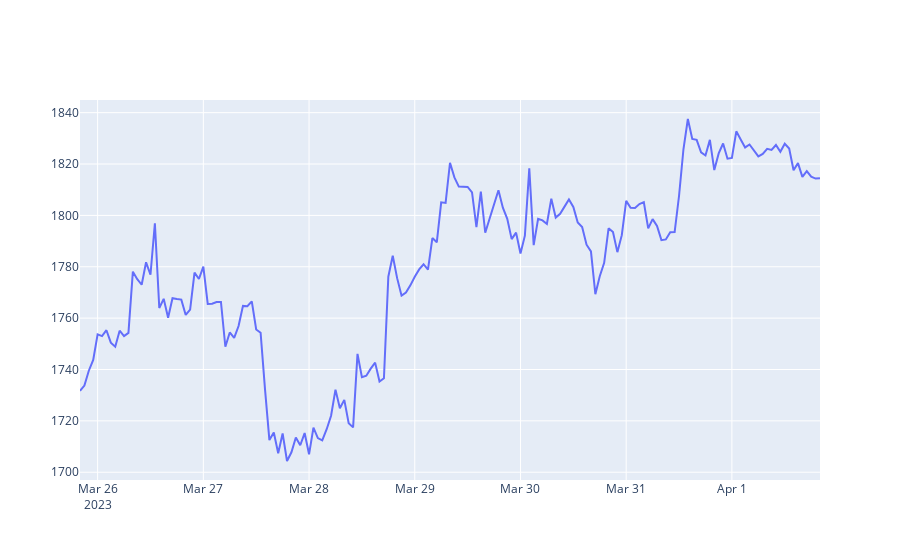
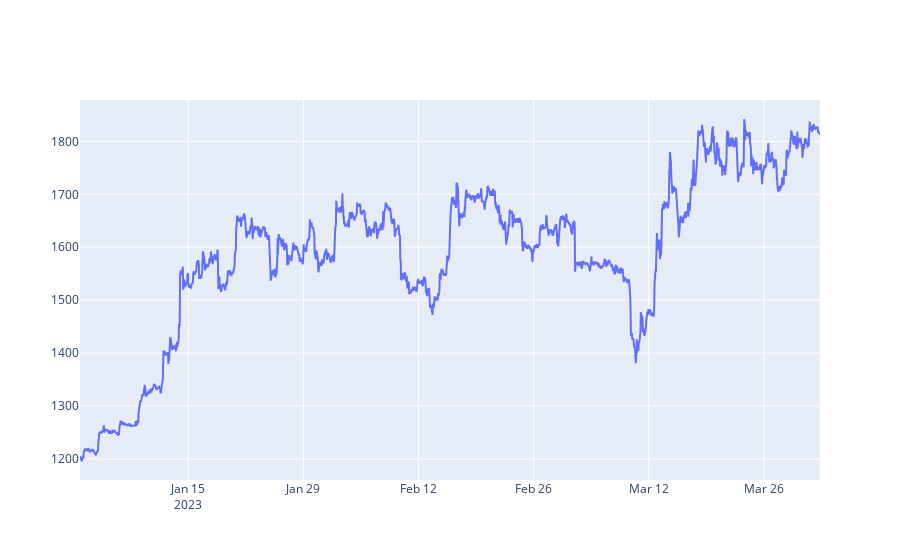

Notebook code for these charts, in order:
### Code cell
from plotly.offline import init_notebook_mode, iplot
init_notebook_mode(connected=True)

def getLine(df_input):
    x = df_input.index
    y = df_input.values
    fig = go.Figure(data=go.Scatter(x = x, y = y))
    fig.show()
    
#------------------------------------------------

#( getLine(getRates('ETH-USD',  '1d',  '1h')) )
( getLine(getRates('ETH-USD',  '1wk',  '1h')) )
( getLine(getRates('ETH-USD',  '3mo',  '1h')) )
#( getLine(getRates('ETH-USD',  '3y',  '1d')) )

### Figure 1 — Plotly figure (JSON) as saved in the notebook; plotly's stock layout.template omitted (floating-point values rounded to 4 significant figures; data arrays with more than 128 entries replaced by an {"elided": "..."} marker saying what was removed)
{"data": [{"x": {"elided": "169 str values"}, "y": {"elided": "169 float values"}, "type": "scatter"}], "layout": {"xaxis": {"type": "date", "range": ["2023-03-25 20:00", "2023-04-01 20:00"], "autorange": true}, "yaxis": {"type": "linear", "range": [1697.0, 1845.0], "autorange": true}, "autosize": true}}

### Figure 2 — Plotly figure (JSON) as saved in the notebook; plotly's stock layout.template omitted (floating-point values rounded to 4 significant figures; data arrays with more than 128 entries replaced by an {"elided": "..."} marker saying what was removed)
{"data": [{"x": {"elided": "2161 str values"}, "y": {"elided": "2161 float values"}, "type": "scatter"}], "layout": {"xaxis": {"type": "date", "range": ["2023-01-01 20:00", "2023-04-01 20:00"], "autorange": true}, "yaxis": {"type": "linear", "range": [1160.0, 1878.0], "autorange": true}, "autosize": true}}
